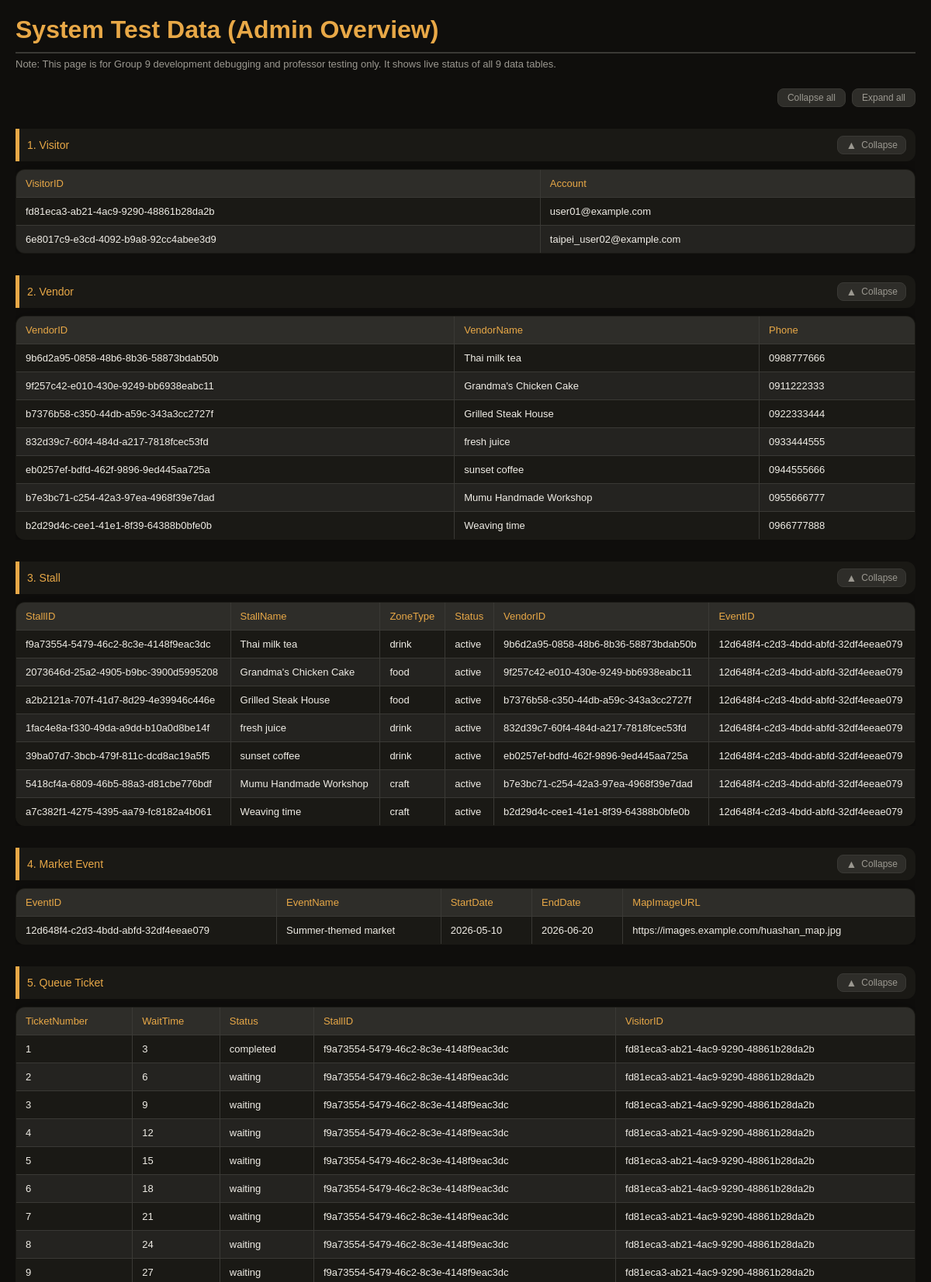
Page /admin_dashboard (upper part) on the committed database.
### app.py (models this page shows, shortened)
class Visitor(db.Model):
    __tablename__ = 'visitor'
    visitor_id    = db.Column(db.String(36), primary_key=True, default=lambda: str(uuid.uuid4()))
    account       = db.Column(db.String(50), unique=True, nullable=False)
    password_hash = db.Column(db.String(255), nullable=False)
    queue_tickets = db.relationship('QueueTicket', backref='visitor', lazy=True)
    orders        = db.relationship('Order', backref='visitor', lazy=True)

class Vendor(db.Model):
    __tablename__ = 'vendor'
    vendor_id     = db.Column(db.String(36), primary_key=True, default=lambda: str(uuid.uuid4()))
    account       = db.Column(db.String(50), unique=True, nullable=False)
    password_hash = db.Column(db.String(255), nullable=False)
    name          = db.Column(db.String(50), nullable=False)
    phone         = db.Column(db.String(20))
    stall         = db.relationship('Stall', backref='vendor', uselist=False)

class Stall(db.Model):
    __tablename__ = 'stall'
    stall_id      = db.Column(db.String(36), primary_key=True, default=lambda: str(uuid.uuid4()))
    stall_name    = db.Column(db.String(100), nullable=False)
    zone_type     = db.Column(db.String(20))
    status        = db.Column(db.String(20), default='active')
    vendor_id     = db.Column(db.String(36), db.ForeignKey('vendor.vendor_id'), unique=True)
    event_id      = db.Column(db.String(36), db.ForeignKey('event.event_id'))
    products      = db.relationship('Product', secondary=offers, backref='stalls', lazy=True)
    queue_tickets = db.relationship('QueueTicket', backref='stall', lazy=True)
    orders        = db.relationship('Order', backref='stall', lazy=True)

class Event(db.Model):
    __tablename__ = 'event'
    event_id      = db.Column(db.String(36), primary_key=True, default=lambda: str(uuid.uuid4()))
    event_name    = db.Column(db.String(100), nullable=False)
    start_date    = db.Column(db.String(20))
    end_date      = db.Column(db.String(20))
    map_image_url = db.Column(db.String(255))
    stalls        = db.relationship('Stall', backref='event', lazy=True)

class QueueTicket(db.Model):
    __tablename__      = 'queue_ticket'
    ticket_id          = db.Column(db.String(36), primary_key=True, default=lambda: str(uuid.uuid4()))
    ticket_number      = db.Column(db.String(36))
    status             = db.Column(db.String(20), default='waiting')
    expected_wait_time = db.Column(db.Integer)
    stall_id           = db.Column(db.String(36), db.ForeignKey('stall.stall_id'))
    visitor_id         = db.Column(db.String(36), db.ForeignKey('visitor.visitor_id'))

### app.py (the view)
@app.route('/admin_dashboard')
def admin_dashboard():
    try:
        all_visitors = [{'VisitorID': v.visitor_id, 'Account': v.account} for v in Visitor.query.all()]
        all_vendors = [{'VendorID': v.vendor_id, 'VendorName': v.name, 'Phone': v.phone} for v in Vendor.query.all()]
        all_stalls = [{'StallID': s.stall_id, 'StallName': s.stall_name, 'ZoneType': s.zone_type, 'Status': s.status, 'VendorID': s.vendor_id, 'EventID': s.event_id} for s in Stall.query.all()]
        all_events = [{'EventID': e.event_id, 'EventName': e.event_name, 'StartDate': e.start_date, 'EndDate': e.end_date, 'MapImageURL': e.map_image_url} for e in Event.query.all()]
        all_tickets = [{'TicketNumber': t.ticket_number, 'WaitTime': t.expected_wait_time, 'Status': t.status, 'StallID': t.stall_id, 'VisitorID': t.visitor_id} for t in QueueTicket.query.all()]
        all_products = [{'ProductID': p.product_id, 'ProductName': p.name, 'Price': p.price} for p in Product.query.all()]
        all_orders = [{'OrderID': o.order_id, 'OrderTime': o.order_time, 'Status': o.status, 'VisitorID': o.visitor_id, 'StallID': o.stall_id, 'PaymentMethod': 'Cash'} for o in Order.query.all()]
        all_offers = [dict(row) for row in db.session.execute(text("SELECT stall_id as StallID, product_id as ProductID FROM offers")).mappings()]
        all_includes = [dict(row) for row in db.session.execute(text("SELECT order_id as OrderID, product_id as ProductID, quantity as Quantity, sold_price as SoldPrice FROM includes")).mappings()]
    except Exception as e:
        print(f"Database read error: {e}")
        all_visitors, all_vendors, all_stalls = [], [], []
        all_events, all_tickets, all_products = [], [], []
        all_orders, all_offers, all_includes = [], [], []
    return render_template(
        'admin.html',
        visitors=all_visitors, vendors=all_vendors, stalls=all_stalls,
        events=all_events, tickets=all_tickets, products=all_products,
        orders=all_orders, offers=all_offers, includes=all_includes
    )

### templates/admin.html (shortened to what this page needs)
<!DOCTYPE html>
<html lang="en">
<head>
</head>
<body>
<h1>System Test Data (Admin Overview)</h1>
<p class="subtitle">Note: This page is for Group 9 development debugging and professor testing only. It shows live status of all 9 data tables.</p>
<div class="collapse-all-bar">
    <button class="ctrl-btn" onclick="setAll(false)">Collapse all</button>
    <button class="ctrl-btn" onclick="setAll(true)">Expand all</button>
</div>
<div class="section">
    <div class="section-header" onclick="toggle(this)">
        <span class="section-title">1. Visitor</span>
        <button class="toggle-btn">
            <span class="toggle-icon">▲</span>
            <span class="toggle-label">Collapse</span>
        </button>
    </div>
    <div class="section-body">
        <table>
            <thead><tr><th>VisitorID</th><th>Account</th></tr></thead>
            <tbody>
                {% for visitor in visitors %}
                <tr><td>{{ visitor['VisitorID'] }}</td><td>{{ visitor['Account'] }}</td></tr>
                {% else %}
                <tr><td colspan="2" class="empty-msg">No visitor data found</td></tr>
                {% endfor %}
            </tbody>
        </table>
    </div>
</div>
<div class="section">
    <div class="section-header" onclick="toggle(this)">
        <span class="section-title">2. Vendor</span>
        <button class="toggle-btn">
            <span class="toggle-icon">▲</span>
            <span class="toggle-label">Collapse</span>
        </button>
    </div>
    <div class="section-body">
        <table>
            <thead><tr><th>VendorID</th><th>VendorName</th><th>Phone</th></tr></thead>
            <tbody>
                {% for vendor in vendors %}
                <tr><td>{{ vendor['VendorID'] }}</td><td>{{ vendor['VendorName'] }}</td><td>{{ vendor['Phone'] }}</td></tr>
                {% else %}
                <tr><td colspan="3" class="empty-msg">No vendor data found</td></tr>
                {% endfor %}
            </tbody>
        </table>
    </div>
</div>
<div class="section">
    <div class="section-header" onclick="toggle(this)">
        <span class="section-title">3. Stall</span>
        <button class="toggle-btn">
            <span class="toggle-icon">▲</span>
            <span class="toggle-label">Collapse</span>
        </button>
    </div>
    <div class="section-body">
        <table>
            <thead>
                <tr><th>StallID</th><th>StallName</th><th>ZoneType</th><th>Status</th><th>VendorID</th><th>EventID</th></tr>
            </thead>
            <tbody>
                {% for stall in stalls %}
                <tr>
                    <td>{{ stall['StallID'] }}</td>
                    <td>{{ stall['StallName'] }}</td>
                    <td>{{ stall['ZoneType'] }}</td>
                    <td class="{% if stall['Status'] == 'Green' %}status-green{% elif stall['Status'] == 'Yellow' %}status-yellow{% elif stall['Status'] == 'Red' %}status-red{% endif %}">
                        {{ stall['Status'] }}
                    </td>
                    <td>{{ stall['VendorID'] }}</td>
                    <td>{{ stall['EventID'] }}</td>
                </tr>
                {% else %}
                <tr><td colspan="6" class="empty-msg">No stall data found</td></tr>
                {% endfor %}
            </tbody>
        </table>
    </div>
</div>
<div class="section">
    <div class="section-header" onclick="toggle(this)">
        <span class="section-title">4. Market Event</span>
        <button class="toggle-btn">
            <span class="toggle-icon">▲</span>
            <span class="toggle-label">Collapse</span>
        </button>
    </div>
    <div class="section-body">
        <table>
            <thead><tr><th>EventID</th><th>EventName</th><th>StartDate</th><th>EndDate</th><th>MapImageURL</th></tr></thead>
            <tbody>
                {% for event in events %}
                <tr><td>{{ event['EventID'] }}</td><td>{{ event['EventName'] }}</td><td>{{ event['StartDate'] }}</td><td>{{ event['EndDate'] }}</td><td>{{ event['MapImageURL'] }}</td></tr>
                {% else %}
                <tr><td colspan="5" class="empty-msg">No event data found</td></tr>
                {% endfor %}
            </tbody>
        </table>
    </div>
</div>
<div class="section">
    <div class="section-header" onclick="toggle(this)">
        <span class="section-title">5. Queue Ticket</span>
        <button class="toggle-btn">
            <span class="toggle-icon">▲</span>
            <span class="toggle-label">Collapse</span>
        </button>
    </div>
    <div class="section-body">
        <table>
            <thead><tr><th>TicketNumber</th><th>WaitTime</th><th>Status</th><th>StallID</th><th>VisitorID</th></tr></thead>
            <tbody>
                {% for ticket in tickets %}
                <tr><td>{{ ticket['TicketNumber'] }}</td><td>{{ ticket['WaitTime'] }}</td><td>{{ ticket['Status'] }}</td><td>{{ ticket['StallID'] }}</td><td>{{ ticket['VisitorID'] }}</td></tr>
                {% else %}
                <tr><td colspan="5" class="empty-msg">No one in queue</td></tr>
                {% endfor %}
            </tbody>
        </table>
    </div>
</div>
</body>
</html>

### templates/admin.html (style rules this page uses)
:root { --bg: #0f0e0c; --bg2: #1a1915; --bg3: #242320; --surface: #2e2d29; --border: #3a3935; --text: #f0ede6; --text-muted:#9b9890; --accent: #e8a847; --accent2: #d4763b; --green: #4caf82; --yellow: #e8c547; --red: #e85b47; --radius: 12px; --radius-lg: 20px; --shadow: 0 4px 24px rgba(0,0,0,0.4); }
* { box-sizing: border-box; margin: 0; padding: 0; }
body { font-family: 'Arial', sans-serif; padding: 20px; background-color: var(--bg); color: var(--text); }
h1 { color: var(--accent); border-bottom: 2px solid var(--border); padding-bottom: 10px; margin-bottom: 6px; }
.subtitle { color: var(--text-muted); font-size: 13px; margin-bottom: 24px; }
.collapse-all-bar { display: flex; justify-content: flex-end; gap: 8px; margin-bottom: 4px; }
.ctrl-btn { font-size: 12px; color: var(--text-muted); background: var(--surface); border: 1px solid var(--border); border-radius: 8px; padding: 4px 12px; cursor: pointer; transition: color 0.15s, background 0.15s; }
.section { margin-top: 28px; }
.section-header { display: flex; align-items: center; justify-content: space-between; background: var(--bg2); border-left: 5px solid var(--accent); border-radius: 0 var(--radius) var(--radius) 0; padding: 9px 12px 9px 10px; cursor: pointer; user-select: none; transition: background 0.15s; }
.section-title { color: var(--accent); font-size: 14px; font-weight: 500; }
.toggle-btn { display: flex; align-items: center; gap: 6px; color: var(--text-muted); font-size: 12px; background: var(--surface); border: 1px solid var(--border); border-radius: 8px; padding: 3px 10px; cursor: pointer; transition: color 0.15s, background 0.15s; }
.toggle-icon { font-size: 14px; display: inline-block; transition: transform 0.25s; }
.section-body { overflow: hidden; transition: max-height 0.3s ease, opacity 0.3s ease; max-height: 2000px; opacity: 1; }
table { border-collapse: collapse; width: 100%; max-width: 1200px; margin: 10px 0 0; background-color: var(--bg2); border: 1px solid var(--border); border-radius: var(--radius); overflow: hidden; box-shadow: var(--shadow); }
th, td { border: 1px solid var(--border); padding: 10px 12px; text-align: left; font-size: 13px; }
th { background-color: var(--surface); color: var(--accent); font-weight: 500; }
tr:nth-child(even) td { background-color: var(--bg3); }

### rows in the picture
Visitor: VisitorID "fd81eca3-ab21-4ac9-9290-48861b28da2b", Account "user01@example.com"
Visitor: VisitorID "6e8017c9-e3cd-4092-b9a8-92cc4abee3d9", Account "taipei_user02@example.com"
Vendor: VendorID "9b6d2a95-0858-48b6-8b36-58873bdab50b", VendorName "Thai milk tea", Phone "0988777666"
Vendor: VendorID "9f257c42-e010-430e-9249-bb6938eabc11", VendorName "Grandma's Chicken Cake", Phone "0911222333"
Vendor: VendorID "b7376b58-c350-44db-a59c-343a3cc2727f", VendorName "Grilled Steak House", Phone "0922333444"
Vendor: VendorID "832d39c7-60f4-484d-a217-7818fcec53fd", VendorName "fresh juice", Phone "0933444555"
Vendor: VendorID "eb0257ef-bdfd-462f-9896-9ed445aa725a", VendorName "sunset coffee", Phone "0944555666"
Vendor: VendorID "b7e3bc71-c254-42a3-97ea-4968f39e7dad", VendorName "Mumu Handmade Workshop", Phone "0955666777"
Vendor: VendorID "b2d29d4c-cee1-41e1-8f39-64388b0bfe0b", VendorName "Weaving time", Phone "0966777888"
Stall: StallID "f9a73554-5479-46c2-8c3e-4148f9eac3dc", StallName "Thai milk tea", ZoneType "drink", Status "active", VendorID "9b6d2a95-0858-48b6-8b36-58873bdab50b", EventID "12d648f4-c2d3-4bdd-abfd-32df4eeae079"
Stall: StallID "2073646d-25a2-4905-b9bc-3900d5995208", StallName "Grandma's Chicken Cake", ZoneType "food", Status "active", VendorID "9f257c42-e010-430e-9249-bb6938eabc11", EventID "12d648f4-c2d3-4bdd-abfd-32df4eeae079"
Stall: StallID "a2b2121a-707f-41d7-8d29-4e39946c446e", StallName "Grilled Steak House", ZoneType "food", Status "active", VendorID "b7376b58-c350-44db-a59c-343a3cc2727f", EventID "12d648f4-c2d3-4bdd-abfd-32df4eeae079"
Stall: StallID "1fac4e8a-f330-49da-a9dd-b10a0d8be14f", StallName "fresh juice", ZoneType "drink", Status "active", VendorID "832d39c7-60f4-484d-a217-7818fcec53fd", EventID "12d648f4-c2d3-4bdd-abfd-32df4eeae079"
Stall: StallID "39ba07d7-3bcb-479f-811c-dcd8ac19a5f5", StallName "sunset coffee", ZoneType "drink", Status "active", VendorID "eb0257ef-bdfd-462f-9896-9ed445aa725a", EventID "12d648f4-c2d3-4bdd-abfd-32df4eeae079"
Stall: StallID "5418cf4a-6809-46b5-88a3-d81cbe776bdf", StallName "Mumu Handmade Workshop", ZoneType "craft", Status "active", VendorID "b7e3bc71-c254-42a3-97ea-4968f39e7dad", EventID "12d648f4-c2d3-4bdd-abfd-32df4eeae079"
Stall: StallID "a7c382f1-4275-4395-aa79-fc8182a4b061", StallName "Weaving time", ZoneType "craft", Status "active", VendorID "b2d29d4c-cee1-41e1-8f39-64388b0bfe0b", EventID "12d648f4-c2d3-4bdd-abfd-32df4eeae079"
Event: EventID "12d648f4-c2d3-4bdd-abfd-32df4eeae079", EventName "Summer-themed market", StartDate "2026-05-10", EndDate "2026-06-20", MapImageURL "https://images.example.com/huashan_map.jpg"
QueueTicket: TicketNumber "1", WaitTime "3", Status "completed", StallID "f9a73554-5479-46c2-8c3e-4148f9eac3dc", VisitorID "fd81eca3-ab21-4ac9-9290-48861b28da2b"
QueueTicket: TicketNumber "2", WaitTime "6", Status "waiting", StallID "f9a73554-5479-46c2-8c3e-4148f9eac3dc", VisitorID "fd81eca3-ab21-4ac9-9290-48861b28da2b"
QueueTicket: TicketNumber "3", WaitTime "9", Status "waiting", StallID "f9a73554-5479-46c2-8c3e-4148f9eac3dc", VisitorID "fd81eca3-ab21-4ac9-9290-48861b28da2b"
QueueTicket: TicketNumber "4", WaitTime "12", Status "waiting", StallID "f9a73554-5479-46c2-8c3e-4148f9eac3dc", VisitorID "fd81eca3-ab21-4ac9-9290-48861b28da2b"
QueueTicket: TicketNumber "5", WaitTime "15", Status "waiting", StallID "f9a73554-5479-46c2-8c3e-4148f9eac3dc", VisitorID "fd81eca3-ab21-4ac9-9290-48861b28da2b"
QueueTicket: TicketNumber "6", WaitTime "18", Status "waiting", StallID "f9a73554-5479-46c2-8c3e-4148f9eac3dc", VisitorID "fd81eca3-ab21-4ac9-9290-48861b28da2b"
QueueTicket: TicketNumber "7", WaitTime "21", Status "waiting", StallID "f9a73554-5479-46c2-8c3e-4148f9eac3dc", VisitorID "fd81eca3-ab21-4ac9-9290-48861b28da2b"
QueueTicket: TicketNumber "8", WaitTime "24", Status "waiting", StallID "f9a73554-5479-46c2-8c3e-4148f9eac3dc", VisitorID "fd81eca3-ab21-4ac9-9290-48861b28da2b"
QueueTicket: TicketNumber "9", WaitTime "27", Status "waiting", StallID "f9a73554-5479-46c2-8c3e-4148f9eac3dc", VisitorID "fd81eca3-ab21-4ac9-9290-48861b28da2b"
